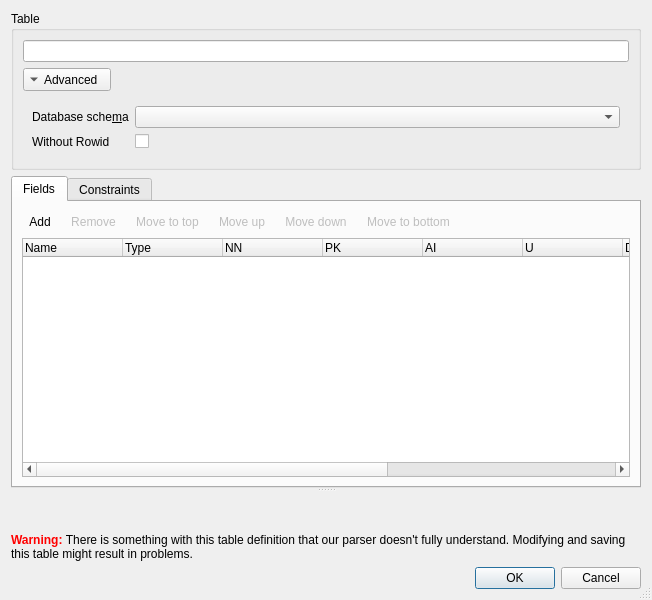
<?xml version="1.0" encoding="UTF-8"?>
<ui version="4.0">
 <class>EditTableDialog</class>
 <widget class="QDialog" name="EditTableDialog">
  <property name="geometry">
   <rect>
    <x>0</x>
    <y>0</y>
    <width>652</width>
    <height>600</height>
   </rect>
  </property>
  <property name="windowTitle">
   <string>Edit table definition</string>
  </property>
  <property name="windowIcon">
   <iconset resource="icons/icons.qrc">
    <normaloff>:/icons/table</normaloff>:/icons/table</iconset>
  </property>
  <property name="sizeGripEnabled">
   <bool>true</bool>
  </property>
  <layout class="QVBoxLayout" name="verticalLayout_2">
   <item>
    <widget class="QGroupBox" name="groupTable">
     <property name="title">
      <string>Table</string>
     </property>
     <layout class="QVBoxLayout" name="verticalLayout_3">
      <item>
       <widget class="QLineEdit" name="editTableName">
        <property name="font">
         <font>
          <weight>75</weight>
          <bold>true</bold>
         </font>
        </property>
       </widget>
      </item>
      <item>
       <widget class="QToolButton" name="buttonMore">
        <property name="text">
         <string>Advanced</string>
        </property>
        <property name="checkable">
         <bool>true</bool>
        </property>
        <property name="toolButtonStyle">
         <enum>Qt::ToolButtonTextBesideIcon</enum>
        </property>
        <property name="arrowType">
         <enum>Qt::DownArrow</enum>
        </property>
       </widget>
      </item>
      <item>
       <widget class="QWidget" name="widgetExtension" native="true">
        <layout class="QFormLayout" name="formLayout">
         <item row="0" column="0">
          <widget class="QLabel" name="label">
           <property name="text">
            <string>Database sche&amp;ma</string>
           </property>
           <property name="buddy">
            <cstring>comboSchema</cstring>
           </property>
          </widget>
         </item>
         <item row="0" column="1">
          <widget class="QComboBox" name="comboSchema"/>
         </item>
         <item row="1" column="0">
          <widget class="QLabel" name="label_1">
           <property name="text">
            <string>Without Rowid</string>
           </property>
           <property name="buddy">
            <cstring>checkWithoutRowid</cstring>
           </property>
          </widget>
         </item>
         <item row="1" column="1">
          <widget class="QCheckBox" name="checkWithoutRowid">
           <property name="toolTip">
            <string>Make this a 'WITHOUT rowid' table. Setting this flag requires a field of type INTEGER with the primary key flag set and the auto increment flag unset.</string>
           </property>
          </widget>
         </item>
        </layout>
       </widget>
      </item>
     </layout>
    </widget>
   </item>
   <item>
    <widget class="QSplitter" name="splitter">
     <property name="orientation">
      <enum>Qt::Vertical</enum>
     </property>
     <widget class="QTabWidget" name="groupDefinition">
      <property name="currentIndex">
       <number>0</number>
      </property>
      <widget class="QWidget" name="groupFieldsPage1">
       <attribute name="title">
        <string>Fields</string>
       </attribute>
       <layout class="QVBoxLayout" name="verticalLayout">
        <item>
         <layout class="QHBoxLayout" name="horizontalLayout">
          <item>
           <widget class="QToolButton" name="addFieldButton">
            <property name="text">
             <string>Add</string>
            </property>
            <property name="icon">
             <iconset resource="icons/icons.qrc">
              <normaloff>:/icons/field_add</normaloff>:/icons/field_add</iconset>
            </property>
            <property name="toolButtonStyle">
             <enum>Qt::ToolButtonTextBesideIcon</enum>
            </property>
            <property name="autoRaise">
             <bool>true</bool>
            </property>
           </widget>
          </item>
          <item>
           <widget class="QToolButton" name="removeFieldButton">
            <property name="enabled">
             <bool>false</bool>
            </property>
            <property name="text">
             <string>Remove</string>
            </property>
            <property name="icon">
             <iconset resource="icons/icons.qrc">
              <normaloff>:/icons/field_delete</normaloff>:/icons/field_delete</iconset>
            </property>
            <property name="toolButtonStyle">
             <enum>Qt::ToolButtonTextBesideIcon</enum>
            </property>
            <property name="autoRaise">
             <bool>true</bool>
            </property>
           </widget>
          </item>
          <item>
           <widget class="QToolButton" name="buttonMoveTop">
            <property name="enabled">
             <bool>false</bool>
            </property>
            <property name="text">
             <string>Move to top</string>
            </property>
            <property name="icon">
             <iconset resource="icons/icons.qrc">
              <normaloff>:/icons/arrow_top</normaloff>:/icons/arrow_top</iconset>
            </property>
            <property name="toolButtonStyle">
             <enum>Qt::ToolButtonTextBesideIcon</enum>
            </property>
            <property name="autoRaise">
             <bool>true</bool>
            </property>
            <property name="arrowType">
             <enum>Qt::NoArrow</enum>
            </property>
           </widget>
          </item>
          <item>
           <widget class="QToolButton" name="buttonMoveUp">
            <property name="enabled">
             <bool>false</bool>
            </property>
            <property name="text">
             <string>Move up</string>
            </property>
            <property name="icon">
             <iconset resource="icons/icons.qrc">
              <normaloff>:/icons/up</normaloff>:/icons/up</iconset>
            </property>
            <property name="toolButtonStyle">
             <enum>Qt::ToolButtonTextBesideIcon</enum>
            </property>
            <property name="autoRaise">
             <bool>true</bool>
            </property>
           </widget>
          </item>
          <item>
           <widget class="QToolButton" name="buttonMoveDown">
            <property name="enabled">
             <bool>false</bool>
            </property>
            <property name="text">
             <string>Move down</string>
            </property>
            <property name="icon">
             <iconset resource="icons/icons.qrc">
              <normaloff>:/icons/down</normaloff>:/icons/down</iconset>
            </property>
            <property name="toolButtonStyle">
             <enum>Qt::ToolButtonTextBesideIcon</enum>
            </property>
            <property name="autoRaise">
             <bool>true</bool>
            </property>
           </widget>
          </item>
          <item>
           <widget class="QToolButton" name="buttonMoveBottom">
            <property name="enabled">
             <bool>false</bool>
            </property>
            <property name="text">
             <string>Move to bottom</string>
            </property>
            <property name="icon">
             <iconset resource="icons/icons.qrc">
              <normaloff>:/icons/arrow_bottom</normaloff>:/icons/arrow_bottom</iconset>
            </property>
            <property name="toolButtonStyle">
             <enum>Qt::ToolButtonTextBesideIcon</enum>
            </property>
            <property name="autoRaise">
             <bool>true</bool>
            </property>
           </widget>
          </item>
          <item>
           <spacer name="horizontalSpacer">
            <property name="orientation">
             <enum>Qt::Horizontal</enum>
            </property>
            <property name="sizeHint" stdset="0">
             <size>
              <width>40</width>
              <height>20</height>
             </size>
            </property>
           </spacer>
          </item>
         </layout>
        </item>
        <item>
         <widget class="QTreeWidget" name="treeWidget">
          <property name="sizePolicy">
           <sizepolicy hsizetype="Expanding" vsizetype="MinimumExpanding">
            <horstretch>0</horstretch>
            <verstretch>0</verstretch>
           </sizepolicy>
          </property>
          <property name="minimumSize">
           <size>
            <width>0</width>
            <height>140</height>
           </size>
          </property>
          <property name="rootIsDecorated">
           <bool>false</bool>
          </property>
          <column>
           <property name="text">
            <string>Name</string>
           </property>
          </column>
          <column>
           <property name="text">
            <string>Type</string>
           </property>
          </column>
          <column>
           <property name="text">
            <string>NN</string>
           </property>
           <property name="toolTip">
            <string>Not null</string>
           </property>
          </column>
          <column>
           <property name="text">
            <string>PK</string>
           </property>
           <property name="toolTip">
            <string>Primary key</string>
           </property>
          </column>
          <column>
           <property name="text">
            <string>AI</string>
           </property>
           <property name="toolTip">
            <string>Autoincrement</string>
           </property>
          </column>
          <column>
           <property name="text">
            <string>U</string>
           </property>
           <property name="toolTip">
            <string>Unique</string>
           </property>
          </column>
          <column>
           <property name="text">
            <string>Default</string>
           </property>
           <property name="toolTip">
            <string>Default value</string>
           </property>
          </column>
          <column>
           <property name="text">
            <string>Check</string>
           </property>
           <property name="toolTip">
            <string>Check constraint</string>
           </property>
          </column>
          <column>
           <property name="text">
            <string>Collation</string>
           </property>
          </column>
          <column>
           <property name="text">
            <string>Foreign Key</string>
           </property>
          </column>
         </widget>
        </item>
       </layout>
      </widget>
      <widget class="QWidget" name="tab">
       <attribute name="title">
        <string>Constraints</string>
       </attribute>
       <layout class="QVBoxLayout" name="verticalLayout_4">
        <item>
         <layout class="QHBoxLayout" name="horizontalLayout_2">
          <item>
           <widget class="QToolButton" name="buttonAddConstraint">
            <property name="text">
             <string>Add constraint</string>
            </property>
            <property name="icon">
             <iconset resource="icons/icons.qrc">
              <normaloff>:/icons/field_add</normaloff>:/icons/field_add</iconset>
            </property>
            <property name="popupMode">
             <enum>QToolButton::InstantPopup</enum>
            </property>
            <property name="toolButtonStyle">
             <enum>Qt::ToolButtonTextBesideIcon</enum>
            </property>
            <property name="autoRaise">
             <bool>true</bool>
            </property>
           </widget>
          </item>
          <item>
           <widget class="QToolButton" name="buttonRemoveConstraint">
            <property name="enabled">
             <bool>false</bool>
            </property>
            <property name="text">
             <string>Remove constraint</string>
            </property>
            <property name="icon">
             <iconset resource="icons/icons.qrc">
              <normaloff>:/icons/field_delete</normaloff>:/icons/field_delete</iconset>
            </property>
            <property name="toolButtonStyle">
             <enum>Qt::ToolButtonTextBesideIcon</enum>
            </property>
            <property name="autoRaise">
             <bool>true</bool>
            </property>
           </widget>
          </item>
          <item>
           <spacer name="horizontalSpacer_2">
            <property name="orientation">
             <enum>Qt::Horizontal</enum>
            </property>
            <property name="sizeHint" stdset="0">
             <size>
              <width>40</width>
              <height>20</height>
             </size>
            </property>
           </spacer>
          </item>
         </layout>
        </item>
        <item>
         <widget class="QTableWidget" name="tableConstraints">
          <property name="horizontalScrollMode">
           <enum>QAbstractItemView::ScrollPerPixel</enum>
          </property>
          <column>
           <property name="text">
            <string>Columns</string>
           </property>
          </column>
          <column>
           <property name="text">
            <string>Type</string>
           </property>
          </column>
          <column>
           <property name="text">
            <string>Name</string>
           </property>
          </column>
          <column>
           <property name="text">
            <string>SQL</string>
           </property>
          </column>
         </widget>
        </item>
       </layout>
      </widget>
     </widget>
     <widget class="SqlTextEdit" name="sqlTextEdit" native="true">
      <property name="readOnly" stdset="0">
       <bool>true</bool>
      </property>
     </widget>
    </widget>
   </item>
   <item>
    <widget class="QLabel" name="labelEditWarning">
     <property name="text">
      <string>&lt;html&gt;&lt;head/&gt;&lt;body&gt;&lt;p&gt;&lt;span style=&quot; font-weight:600; color:#ff0000;&quot;&gt;Warning: &lt;/span&gt;There is something with this table definition that our parser doesn't fully understand. Modifying and saving this table might result in problems.&lt;/p&gt;&lt;/body&gt;&lt;/html&gt;</string>
     </property>
     <property name="wordWrap">
      <bool>true</bool>
     </property>
    </widget>
   </item>
   <item>
    <widget class="QDialogButtonBox" name="buttonBox">
     <property name="orientation">
      <enum>Qt::Horizontal</enum>
     </property>
     <property name="standardButtons">
      <set>QDialogButtonBox::Cancel|QDialogButtonBox::Ok</set>
     </property>
    </widget>
   </item>
  </layout>
  <action name="actionAddPrimaryKey">
   <property name="icon">
    <iconset resource="icons/icons.qrc">
     <normaloff>:/icons/field_key</normaloff>:/icons/field_key</iconset>
   </property>
   <property name="text">
    <string>Primary Key</string>
   </property>
   <property name="toolTip">
    <string>Add a primary key constraint</string>
   </property>
  </action>
  <action name="actionAddForeignKey">
   <property name="icon">
    <iconset resource="icons/icons.qrc">
     <normaloff>:/icons/field_fk</normaloff>:/icons/field_fk</iconset>
   </property>
   <property name="text">
    <string>Foreign Key</string>
   </property>
   <property name="toolTip">
    <string>Add a foreign key constraint</string>
   </property>
  </action>
  <action name="actionAddUniqueConstraint">
   <property name="text">
    <string>Unique</string>
   </property>
   <property name="toolTip">
    <string>Add a unique constraint</string>
   </property>
  </action>
  <action name="actionAddCheckConstraint">
   <property name="text">
    <string>Check</string>
   </property>
   <property name="toolTip">
    <string>Add a check constraint</string>
   </property>
  </action>
 </widget>
 <customwidgets>
  <customwidget>
   <class>SqlTextEdit</class>
   <extends>QWidget</extends>
   <header>sqltextedit.h</header>
   <container>1</container>
  </customwidget>
 </customwidgets>
 <tabstops>
  <tabstop>editTableName</tabstop>
  <tabstop>buttonMore</tabstop>
  <tabstop>comboSchema</tabstop>
  <tabstop>checkWithoutRowid</tabstop>
  <tabstop>groupDefinition</tabstop>
  <tabstop>addFieldButton</tabstop>
  <tabstop>removeFieldButton</tabstop>
  <tabstop>buttonMoveTop</tabstop>
  <tabstop>buttonMoveUp</tabstop>
  <tabstop>buttonMoveDown</tabstop>
  <tabstop>buttonMoveBottom</tabstop>
  <tabstop>treeWidget</tabstop>
  <tabstop>sqlTextEdit</tabstop>
  <tabstop>buttonAddConstraint</tabstop>
  <tabstop>buttonRemoveConstraint</tabstop>
  <tabstop>tableConstraints</tabstop>
 </tabstops>
 <resources>
  <include location="icons/icons.qrc"/>
 </resources>
 <connections>
  <connection>
   <sender>buttonBox</sender>
   <signal>accepted()</signal>
   <receiver>EditTableDialog</receiver>
   <slot>accept()</slot>
   <hints>
    <hint type="sourcelabel">
     <x>261</x>
     <y>590</y>
    </hint>
    <hint type="destinationlabel">
     <x>157</x>
     <y>274</y>
    </hint>
   </hints>
  </connection>
  <connection>
   <sender>buttonBox</sender>
   <signal>rejected()</signal>
   <receiver>EditTableDialog</receiver>
   <slot>reject()</slot>
   <hints>
    <hint type="sourcelabel">
     <x>329</x>
     <y>590</y>
    </hint>
    <hint type="destinationlabel">
     <x>286</x>
     <y>274</y>
    </hint>
   </hints>
  </connection>
  <connection>
   <sender>treeWidget</sender>
   <signal>itemSelectionChanged()</signal>
   <receiver>EditTableDialog</receiver>
   <slot>fieldSelectionChanged()</slot>
   <hints>
    <hint type="sourcelabel">
     <x>137</x>
     <y>367</y>
    </hint>
    <hint type="destinationlabel">
     <x>411</x>
     <y>181</y>
    </hint>
   </hints>
  </connection>
  <connection>
   <sender>addFieldButton</sender>
   <signal>clicked()</signal>
   <receiver>EditTableDialog</receiver>
   <slot>addField()</slot>
   <hints>
    <hint type="sourcelabel">
     <x>78</x>
     <y>255</y>
    </hint>
    <hint type="destinationlabel">
     <x>79</x>
     <y>65</y>
    </hint>
   </hints>
  </connection>
  <connection>
   <sender>removeFieldButton</sender>
   <signal>clicked()</signal>
   <receiver>EditTableDialog</receiver>
   <slot>removeField()</slot>
   <hints>
    <hint type="sourcelabel">
     <x>167</x>
     <y>255</y>
    </hint>
    <hint type="destinationlabel">
     <x>249</x>
     <y>63</y>
    </hint>
   </hints>
  </connection>
  <connection>
   <sender>editTableName</sender>
   <signal>textChanged(QString)</signal>
   <receiver>EditTableDialog</receiver>
   <slot>checkInput()</slot>
   <hints>
    <hint type="sourcelabel">
     <x>62</x>
     <y>48</y>
    </hint>
    <hint type="destinationlabel">
     <x>115</x>
     <y>3</y>
    </hint>
   </hints>
  </connection>
  <connection>
   <sender>buttonMoveUp</sender>
   <signal>clicked()</signal>
   <receiver>EditTableDialog</receiver>
   <slot>moveUp()</slot>
   <hints>
    <hint type="sourcelabel">
     <x>343</x>
     <y>253</y>
    </hint>
    <hint type="destinationlabel">
     <x>308</x>
     <y>235</y>
    </hint>
   </hints>
  </connection>
  <connection>
   <sender>buttonMoveDown</sender>
   <signal>clicked()</signal>
   <receiver>EditTableDialog</receiver>
   <slot>moveDown()</slot>
   <hints>
    <hint type="sourcelabel">
     <x>481</x>
     <y>253</y>
    </hint>
    <hint type="destinationlabel">
     <x>308</x>
     <y>235</y>
    </hint>
   </hints>
  </connection>
  <connection>
   <sender>buttonMore</sender>
   <signal>toggled(bool)</signal>
   <receiver>widgetExtension</receiver>
   <slot>setVisible(bool)</slot>
   <hints>
    <hint type="sourcelabel">
     <x>97</x>
     <y>78</y>
    </hint>
    <hint type="destinationlabel">
     <x>138</x>
     <y>172</y>
    </hint>
   </hints>
  </connection>
  <connection>
   <sender>checkWithoutRowid</sender>
   <signal>toggled(bool)</signal>
   <receiver>EditTableDialog</receiver>
   <slot>setWithoutRowid(bool)</slot>
   <hints>
    <hint type="sourcelabel">
     <x>485</x>
     <y>160</y>
    </hint>
    <hint type="destinationlabel">
     <x>324</x>
     <y>299</y>
    </hint>
   </hints>
  </connection>
  <connection>
   <sender>treeWidget</sender>
   <signal>currentItemChanged(QTreeWidgetItem*,QTreeWidgetItem*)</signal>
   <receiver>EditTableDialog</receiver>
   <slot>fieldSelectionChanged()</slot>
   <hints>
    <hint type="sourcelabel">
     <x>324</x>
     <y>294</y>
    </hint>
    <hint type="destinationlabel">
     <x>324</x>
     <y>299</y>
    </hint>
   </hints>
  </connection>
  <connection>
   <sender>comboSchema</sender>
   <signal>currentIndexChanged(QString)</signal>
   <receiver>EditTableDialog</receiver>
   <slot>changeSchema(QString)</slot>
   <hints>
    <hint type="sourcelabel">
     <x>327</x>
     <y>139</y>
    </hint>
    <hint type="destinationlabel">
     <x>647</x>
     <y>157</y>
    </hint>
   </hints>
  </connection>
  <connection>
   <sender>buttonRemoveConstraint</sender>
   <signal>clicked()</signal>
   <receiver>EditTableDialog</receiver>
   <slot>removeConstraint()</slot>
   <hints>
    <hint type="sourcelabel">
     <x>295</x>
     <y>255</y>
    </hint>
    <hint type="destinationlabel">
     <x>647</x>
     <y>157</y>
    </hint>
   </hints>
  </connection>
  <connection>
   <sender>buttonMoveTop</sender>
   <signal>clicked()</signal>
   <receiver>EditTableDialog</receiver>
   <slot>moveTop()</slot>
   <hints>
    <hint type="sourcelabel">
     <x>207</x>
     <y>240</y>
    </hint>
    <hint type="destinationlabel">
     <x>202</x>
     <y>190</y>
    </hint>
   </hints>
  </connection>
  <connection>
   <sender>buttonMoveBottom</sender>
   <signal>clicked()</signal>
   <receiver>EditTableDialog</receiver>
   <slot>moveBottom()</slot>
   <hints>
    <hint type="sourcelabel">
     <x>530</x>
     <y>246</y>
    </hint>
    <hint type="destinationlabel">
     <x>400</x>
     <y>186</y>
    </hint>
   </hints>
  </connection>
 </connections>
 <slots>
  <slot>fieldSelectionChanged()</slot>
  <slot>addField()</slot>
  <slot>editField()</slot>
  <slot>removeField()</slot>
  <slot>checkInput()</slot>
  <slot>itemChanged()</slot>
  <slot>moveUp()</slot>
  <slot>moveDown()</slot>
  <slot>setWithoutRowid(bool)</slot>
  <slot>changeSchema(QString)</slot>
  <slot>removeConstraint()</slot>
  <slot>moveTop()</slot>
  <slot>moveBottom()</slot>
 </slots>
</ui>
